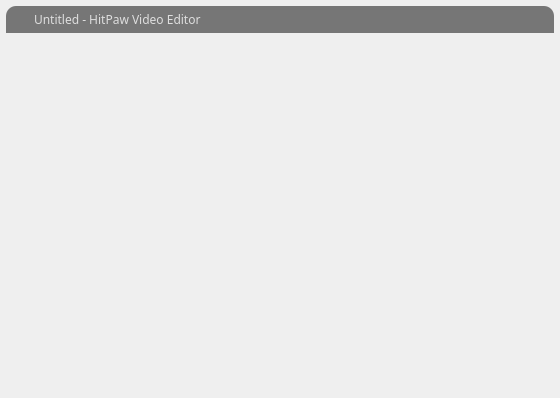
<?xml version="1.0" encoding="UTF-8"?>
<ui version="4.0">
 <class>FramelessWindow</class>
 <widget class="QWidget" name="FramelessWindow">
  <property name="geometry">
   <rect>
    <x>0</x>
    <y>0</y>
    <width>560</width>
    <height>398</height>
   </rect>
  </property>
  <property name="windowTitle">
   <string/>
  </property>
  <property name="autoFillBackground">
   <bool>false</bool>
  </property>
  <layout class="QVBoxLayout" name="verticalLayout_2">
   <property name="spacing">
    <number>0</number>
   </property>
   <property name="leftMargin">
    <number>5</number>
   </property>
   <property name="topMargin">
    <number>5</number>
   </property>
   <property name="rightMargin">
    <number>5</number>
   </property>
   <property name="bottomMargin">
    <number>5</number>
   </property>
   <item>
    <widget class="QWidget" name="windowFrame" native="true">
     <property name="autoFillBackground">
      <bool>false</bool>
     </property>
     <property name="styleSheet">
      <string notr="true">#windowFrame{
  border: 0px none rgba(255, 255, 255, 0);
  border-radius:10px 10px 10px 10px;
}</string>
     </property>
     <layout class="QVBoxLayout" name="verticalLayout">
      <property name="spacing">
       <number>0</number>
      </property>
      <property name="leftMargin">
       <number>1</number>
      </property>
      <property name="topMargin">
       <number>1</number>
      </property>
      <property name="rightMargin">
       <number>1</number>
      </property>
      <property name="bottomMargin">
       <number>1</number>
      </property>
      <item>
       <widget class="WindowDragger" name="windowTitlebar" native="true">
        <property name="sizePolicy">
         <sizepolicy hsizetype="Preferred" vsizetype="Fixed">
          <horstretch>0</horstretch>
          <verstretch>0</verstretch>
         </sizepolicy>
        </property>
        <property name="minimumSize">
         <size>
          <width>0</width>
          <height>0</height>
         </size>
        </property>
        <property name="autoFillBackground">
         <bool>false</bool>
        </property>
        <property name="styleSheet">
         <string notr="true">#windowTitlebar{border: 0px none palette(base); border-top-left-radius:10px; border-top-right-radius:10px; background-color:palette(shadow); height:20px;}</string>
        </property>
        <layout class="QHBoxLayout" name="horizontalLayout" stretch="0,0,1,0,0,0,0">
         <property name="spacing">
          <number>0</number>
         </property>
         <property name="leftMargin">
          <number>0</number>
         </property>
         <property name="topMargin">
          <number>0</number>
         </property>
         <property name="rightMargin">
          <number>0</number>
         </property>
         <property name="bottomMargin">
          <number>0</number>
         </property>
         <item>
          <widget class="QLabel" name="spacer">
           <property name="minimumSize">
            <size>
             <width>4</width>
             <height>0</height>
            </size>
           </property>
           <property name="maximumSize">
            <size>
             <width>4</width>
             <height>16777215</height>
            </size>
           </property>
          </widget>
         </item>
         <item>
          <widget class="QLabel" name="icon">
           <property name="minimumSize">
            <size>
             <width>16</width>
             <height>16</height>
            </size>
           </property>
           <property name="maximumSize">
            <size>
             <width>16</width>
             <height>16</height>
            </size>
           </property>
           <property name="contextMenuPolicy">
            <enum>Qt::NoContextMenu</enum>
           </property>
           <property name="styleSheet">
            <string notr="true">#icon {background-color:palette(shadow);}</string>
           </property>
          </widget>
         </item>
         <item>
          <widget class="QLabel" name="titleText">
           <property name="font">
            <font>
             <family>微软雅黑</family>
             <pointsize>9</pointsize>
             <weight>50</weight>
             <bold>false</bold>
            </font>
           </property>
           <property name="styleSheet">
            <string notr="true">  padding-left:5px;
  color:rgb(222,222,222);</string>
           </property>
           <property name="text">
            <string>Untitled - HitPaw Video Editor</string>
           </property>
           <property name="alignment">
            <set>Qt::AlignLeading|Qt::AlignLeft|Qt::AlignVCenter</set>
           </property>
          </widget>
         </item>
         <item>
          <widget class="QToolButton" name="minimizeButton">
           <property name="font">
            <font>
             <weight>75</weight>
             <bold>true</bold>
            </font>
           </property>
           <property name="styleSheet">
            <string notr="true">#minimizeButton{
  background-color:none;
  border:none;
  width:16px;
  height:16px;
  padding:4px;
  image:url(:/images/icon_window_minimize.png);
}
#minimizeButton:hover{
  background-color: rgb(66, 66, 66);
}
#minimizeButton:pressed{
  background-color: rgb(42, 130, 218);
}</string>
           </property>
           <property name="text">
            <string/>
           </property>
          </widget>
         </item>
         <item>
          <widget class="QToolButton" name="restoreButton">
           <property name="styleSheet">
            <string notr="true">#restoreButton{
  background-color:none;
  border:none;
  width:16px;
  height:16px;
  padding:4px;
  image:url(:/images/icon_window_restore.png);
}
#restoreButton:hover{
  background-color: rgb(66, 66, 66);
}
#restoreButton:pressed{
  background-color: rgb(42, 130, 218);
}</string>
           </property>
           <property name="text">
            <string/>
           </property>
          </widget>
         </item>
         <item>
          <widget class="QToolButton" name="maximizeButton">
           <property name="styleSheet">
            <string notr="true">#maximizeButton{
  background-color:none;
  border:none;
  width:16px;
  height:16px;
  padding:4px;
  image:url(:/images/icon_window_maximize.png);
}
#maximizeButton:hover{
  background-color: rgb(66, 66, 66);
}
##maximizeButton:pressed{
	background-color: rgb(42, 130, 218);
}</string>
           </property>
           <property name="text">
            <string/>
           </property>
          </widget>
         </item>
         <item>
          <widget class="QToolButton" name="closeButton">
           <property name="font">
            <font>
             <weight>75</weight>
             <bold>true</bold>
            </font>
           </property>
           <property name="styleSheet">
            <string notr="true">#closeButton{
  background-color:none;
  border:none;
  width:16px;
  height:16px;
  padding:4px;
  image:url(:/images/icon_window_close.png);
  border-top-right-radius: 5px;
}
#closeButton:hover{
 background-color: rgb(66, 66, 66);
}
##closeButton:pressed{
  background-color: rgb(42, 130, 218);
}</string>
           </property>
          </widget>
         </item>
        </layout>
       </widget>
      </item>
      <item>
       <widget class="QWidget" name="windowContent" native="true">
        <property name="autoFillBackground">
         <bool>false</bool>
        </property>
        <property name="styleSheet">
         <string notr="true">#windowContent{
  border: 0px none rgba(255, 255, 255, 0);
  border-radius:0px 0px 10px 10px;
}</string>
        </property>
        <layout class="QVBoxLayout" name="verticalLayout_3">
         <property name="spacing">
          <number>0</number>
         </property>
         <property name="leftMargin">
          <number>0</number>
         </property>
         <property name="topMargin">
          <number>0</number>
         </property>
         <property name="rightMargin">
          <number>0</number>
         </property>
         <property name="bottomMargin">
          <number>0</number>
         </property>
        </layout>
       </widget>
      </item>
     </layout>
    </widget>
   </item>
  </layout>
 </widget>
 <layoutdefault spacing="6" margin="11"/>
 <customwidgets>
  <customwidget>
   <class>WindowDragger</class>
   <extends>QWidget</extends>
   <header>windowdragger.h</header>
   <container>1</container>
  </customwidget>
 </customwidgets>
 <resources/>
 <connections/>
</ui>
